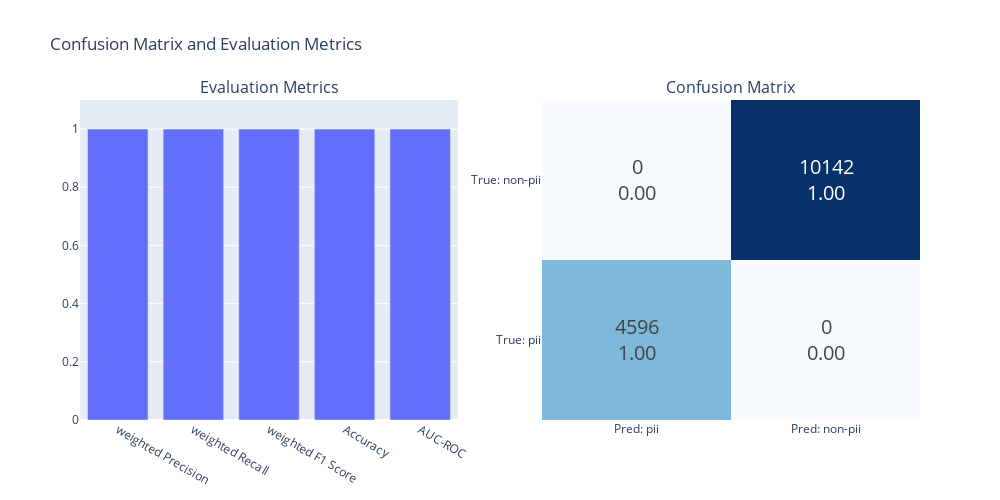

Write notebook code for a chart like this one.
### Code cell
def plot_cassed_results(y_true,y_pred):
    y_true_bin = [1 if label == "pii" else 0 for label in y_true]
    y_pred_bin = [1 if label == "pii" else 0 for label in y_pred]

    cm = confusion_matrix(y_true, y_pred, labels=["pii", "non-pii"])
    cm_norm = confusion_matrix(y_true, y_pred, labels=["pii", "non-pii"], normalize="true")

    accuracy = accuracy_score(y_true, y_pred)
    f1 = f1_score(y_true, y_pred, average="weighted")
    precision = precision_score(y_true, y_pred,  average="weighted", zero_division=0)
    recall = recall_score(y_true, y_pred, average="weighted")
    auc_roc = roc_auc_score(y_true_bin, y_pred_bin)

    fig = make_subplots(
        rows=1, cols=2, 
        subplot_titles=["Evaluation Metrics", "Confusion Matrix"]
    )

    metrics = {
        "weighted Precision": precision,
        "weighted Recall": recall,
        "weighted F1 Score": f1,
        "Accuracy": accuracy,
        "AUC-ROC": auc_roc
    }

    fig.add_trace(go.Bar(
        x=list(metrics.keys()),
        y=list(metrics.values()), 
        showlegend=False
    ), row=1, col=1)

    text_values = [
        [f"{cm[0,0]}<br>{cm_norm[0,0]:.2f}", f"{cm[0,1]}<br>{cm_norm[0,1]:.2f}"],
        [f"{cm[1,0]}<br>{cm_norm[1,0]:.2f}", f"{cm[1,1]}<br>{cm_norm[1,1]:.2f}"]
    ]
    cm_heatmap = go.Heatmap(
        z=cm, 
        x=["Pred: pii", "Pred: non-pii"], 
        y=["True: pii", "True: non-pii"], 
        colorscale="Blues", 
        showscale=False,
        text=text_values, 
        texttemplate="%{text}",
        textfont={"size":20},
    )


    fig.add_trace(cm_heatmap, row=1, col=2)

    fig.update_layout(
        title="Confusion Matrix and Evaluation Metrics",
        height=500, 
        width=1000,
        showlegend=False
    )
    fig.update_yaxes(range=[0, 1.1], row=1, col=1)

    fig.show()
plot_cassed_results(results_own_data["Gold"], results_own_data["Pred"])

### Figure 1 — Plotly figure (JSON) as saved in the notebook; plotly's stock layout.template omitted (floating-point values rounded to 4 significant figures)
{"data": [{"showlegend": false, "type": "bar", "x": ["weighted Precision", "weighted Recall", "weighted F1 Score", "Accuracy", "AUC-ROC"], "xaxis": "x", "y": [1, 1, 1, 1, 1], "yaxis": "y"}, {"colorscale": [[0, "rgb(247,251,255)"], [0.125, "rgb(222,235,247)"], [0.25, "rgb(198,219,239)"], [0.375, "rgb(158,202,225)"], [0.5, "rgb(107,174,214)"], [0.625, "rgb(66,146,198)"], [0.75, "rgb(33,113,181)"], [0.875, "rgb(8,81,156)"], [1, "rgb(8,48,107)"]], "showscale": false, "text": [["4596<br>1.00", "0<br>0.00"], ["0<br>0.00", "10142<br>1.00"]], "textfont": {"size": 20}, "texttemplate": "%{text}", "type": "heatmap", "x": ["Pred: pii", "Pred: non-pii"], "xaxis": "x2", "y": ["True: pii", "True: non-pii"], "yaxis": "y2", "z": [[4596, 0], [0, 10142]]}], "layout": {"annotations": [{"font": {"size": 16}, "showarrow": false, "text": "Evaluation Metrics", "x": 0.225, "xanchor": "center", "xref": "paper", "y": 1, "yanchor": "bottom", "yref": "paper"}, {"font": {"size": 16}, "showarrow": false, "text": "Confusion Matrix", "x": 0.775, "xanchor": "center", "xref": "paper", "y": 1, "yanchor": "bottom", "yref": "paper"}], "height": 500, "showlegend": false, "title": {"text": "Confusion Matrix and Evaluation Metrics"}, "width": 1000, "xaxis": {"anchor": "y", "domain": [0, 0.45]}, "xaxis2": {"anchor": "y2", "domain": [0.55, 1]}, "yaxis": {"anchor": "x", "domain": [0, 1], "range": [0, 1.1]}, "yaxis2": {"anchor": "x2", "domain": [0, 1]}}}
